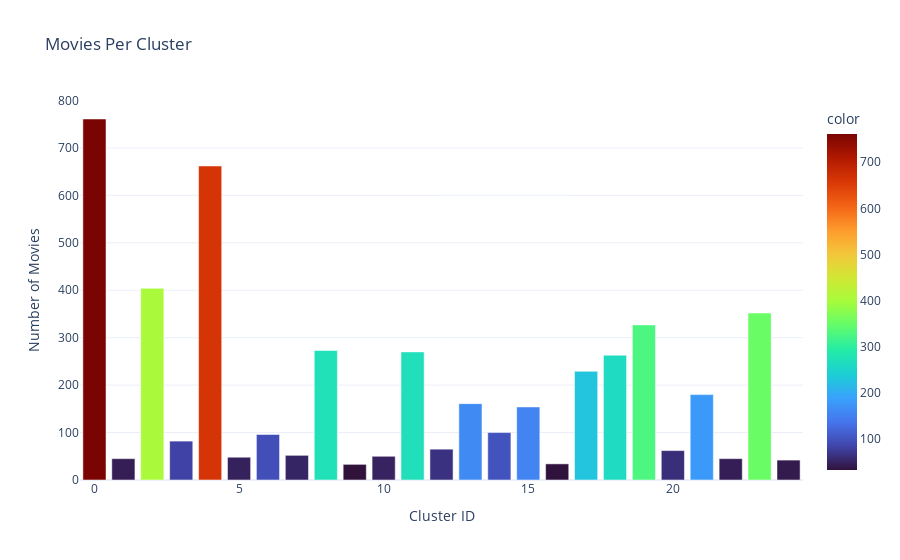

The notebook cell this image was saved under:
### Markdown cell above
### 5.3 Cluster Distribution

### Code cell
fig = px.bar(x=cluster_dist.index, y=cluster_dist.values,
             title='Movies Per Cluster',
             labels={'x': 'Cluster ID', 'y': 'Number of Movies'},
             template='plotly_white',
             color=cluster_dist.values,
             color_continuous_scale='Turbo')
fig.update_layout(showlegend=False)
fig.show()

### Figure 1 — Plotly figure (JSON) as saved in the notebook; plotly's stock layout.template omitted (floating-point values rounded to 4 significant figures)
{"data": [{"hovertemplate": "Cluster ID=%{x}<br>Number of Movies=%{y}<br>color=%{marker.color}<extra></extra>", "legendgroup": "", "marker": {"color": [761, 45, 404, 82, 662, 48, 96, 52, 273, 33, 50, 270, 65, 161, 100, 154, 34, 229, 263, 327, 62, 180, 45, 352, 42], "coloraxis": "coloraxis", "pattern": {"shape": ""}}, "name": "", "orientation": "v", "showlegend": false, "textposition": "auto", "type": "bar", "x": [0, 1, 2, 3, 4, 5, 6, 7, 8, 9, 10, 11, 12, 13, 14, 15, 16, 17, 18, 19, 20, 21, 22, 23, 24], "xaxis": "x", "y": [761, 45, 404, 82, 662, 48, 96, 52, 273, 33, 50, 270, 65, 161, 100, 154, 34, 229, 263, 327, 62, 180, 45, 352, 42], "yaxis": "y"}], "layout": {"barmode": "relative", "coloraxis": {"colorbar": {"title": {"text": "color"}}, "colorscale": [[0, "#30123b"], [0.07143, "#4145ab"], [0.1429, "#4675ed"], [0.2143, "#39a2fc"], [0.2857, "#1bcfd4"], [0.3571, "#24eca6"], [0.4286, "#61fc6c"], [0.5, "#a4fc3b"], [0.5714, "#d1e834"], [0.6429, "#f3c63a"], [0.7143, "#fe9b2d"], [0.7857, "#f36315"], [0.8571, "#d93806"], [0.9286, "#b11901"], [1, "#7a0402"]]}, "legend": {"tracegroupgap": 0}, "showlegend": false, "title": {"text": "Movies Per Cluster"}, "xaxis": {"anchor": "y", "domain": [0, 1], "title": {"text": "Cluster ID"}}, "yaxis": {"anchor": "x", "domain": [0, 1], "title": {"text": "Number of Movies"}}}}
